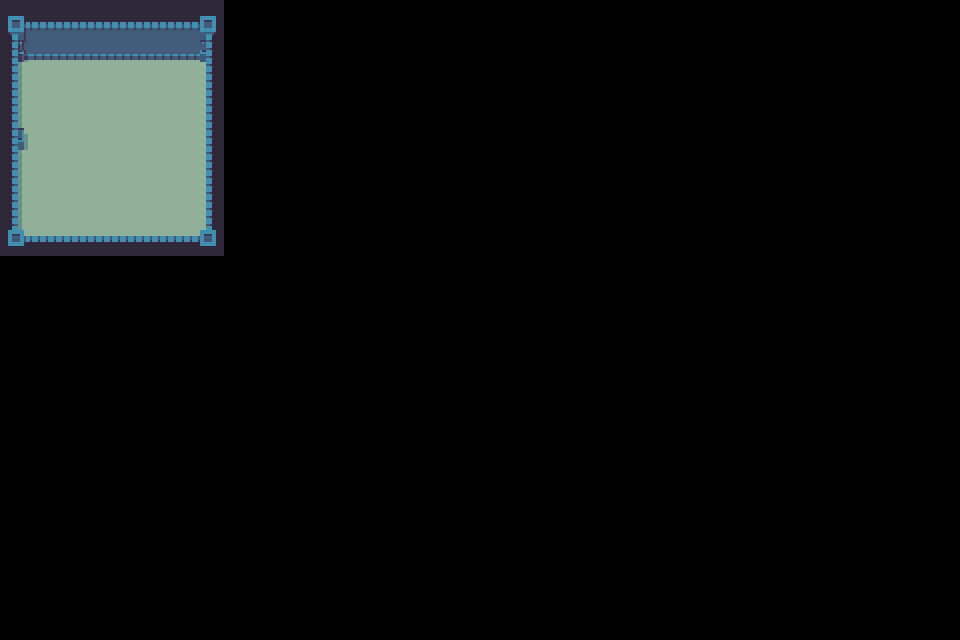

This game map was drawn from its Tiled (.tmx) file and the tilesets committed beside it. A one-line description and the full map source follow:
An orthogonal 30x20 tile map with 32x32 px tiles, 2 tile layers (floors, walls) and 6 objects (entrance1, standardEnter).

<map version="1.10" tiledversion="1.10.1" orientation="orthogonal" renderorder="right-down" width="30" height="20" tilewidth="32" tileheight="32" infinite="0" nextlayerid="6" nextobjectid="19">
 <editorsettings>
  <export target="room4.lua" format="lua" />
 </editorsettings>
 <tileset firstgid="1" name="dungeon_sheet" tilewidth="32" tileheight="32" tilecount="240" columns="24">
  <image source="../dungeon_sheet.png" width="768" height="320" />
 </tileset>
 <layer id="2" name="floors" width="30" height="20">
  <data encoding="csv">
55,55,55,55,55,55,55,0,0,0,0,0,0,0,0,0,0,0,0,0,0,0,0,0,0,0,0,0,0,0,
55,55,55,55,55,55,55,0,0,0,0,0,0,0,0,0,0,0,0,0,0,0,0,0,0,0,0,0,0,0,
55,55,55,55,55,55,55,0,0,0,0,0,0,0,0,0,0,0,0,0,0,0,0,0,0,0,0,0,0,0,
55,55,55,55,55,55,55,0,0,0,0,0,0,0,0,0,0,0,0,0,0,0,0,0,0,0,0,0,0,0,
55,55,55,55,55,55,55,0,0,0,0,0,0,0,0,0,0,0,0,0,0,0,0,0,0,0,0,0,0,0,
55,55,55,55,55,55,55,0,0,0,0,0,0,0,0,0,0,0,0,0,0,0,0,0,0,0,0,0,0,0,
55,55,55,55,55,55,55,0,0,0,0,0,0,0,0,0,0,0,0,0,0,0,0,0,0,0,0,0,0,0,
55,55,55,55,55,55,55,0,0,0,0,0,0,0,0,0,0,0,0,0,0,0,0,0,0,0,0,0,0,0,
0,0,0,0,0,0,0,0,0,0,0,0,0,0,0,0,0,0,0,0,0,0,0,0,0,0,0,0,0,0,
0,0,0,0,0,0,0,0,0,0,0,0,0,0,0,0,0,0,0,0,0,0,0,0,0,0,0,0,0,0,
0,0,0,0,0,0,0,0,0,0,0,0,0,0,0,0,0,0,0,0,0,0,0,0,0,0,0,0,0,0,
0,0,0,0,0,0,0,0,0,0,0,0,0,0,0,0,0,0,0,0,0,0,0,0,0,0,0,0,0,0,
0,0,0,0,0,0,0,0,0,0,0,0,0,0,0,0,0,0,0,0,0,0,0,0,0,0,0,0,0,0,
0,0,0,0,0,0,0,0,0,0,0,0,0,0,0,0,0,0,0,0,0,0,0,0,0,0,0,0,0,0,
0,0,0,0,0,0,0,0,0,0,0,0,0,0,0,0,0,0,0,0,0,0,0,0,0,0,0,0,0,0,
0,0,0,0,0,0,0,0,0,0,0,0,0,0,0,0,0,0,0,0,0,0,0,0,0,0,0,0,0,0,
0,0,0,0,0,0,0,0,0,0,0,0,0,0,0,0,0,0,0,0,0,0,0,0,0,0,0,0,0,0,
0,0,0,0,0,0,0,0,0,0,0,0,0,0,0,0,0,0,0,0,0,0,0,0,0,0,0,0,0,0,
0,0,0,0,0,0,0,0,0,0,0,0,0,0,0,0,0,0,0,0,0,0,0,0,0,0,0,0,0,0,
0,0,0,0,0,0,0,0,0,0,0,0,0,0,0,0,0,0,0,0,0,0,0,0,0,0,0,0,0,0
</data>
 </layer>
 <layer id="1" name="walls" width="30" height="20">
  <data encoding="csv">
6,7,7,7,7,7,8,0,0,0,0,0,0,0,0,0,0,0,0,0,0,0,0,0,0,0,0,0,0,0,
30,31,31,31,31,31,32,0,0,0,0,0,0,0,0,0,0,0,0,0,0,0,0,0,0,0,0,0,0,0,
54,0,0,0,0,0,56,0,0,0,0,0,0,0,0,0,0,0,0,0,0,0,0,0,0,0,0,0,0,0,
54,0,0,0,0,0,56,0,0,0,0,0,0,0,0,0,0,0,0,0,0,0,0,0,0,0,0,0,0,0,
101,0,0,0,0,0,56,0,0,0,0,0,0,0,0,0,0,0,0,0,0,0,0,0,0,0,0,0,0,0,
54,0,0,0,0,0,56,0,0,0,0,0,0,0,0,0,0,0,0,0,0,0,0,0,0,0,0,0,0,0,
54,0,0,0,0,0,56,0,0,0,0,0,0,0,0,0,0,0,0,0,0,0,0,0,0,0,0,0,0,0,
78,79,79,79,79,79,80,0,0,0,0,0,0,0,0,0,0,0,0,0,0,0,0,0,0,0,0,0,0,0,
0,0,0,0,0,0,0,0,0,0,0,0,0,0,0,0,0,0,0,0,0,0,0,0,0,0,0,0,0,0,
0,0,0,0,0,0,0,0,0,0,0,0,0,0,0,0,0,0,0,0,0,0,0,0,0,0,0,0,0,0,
0,0,0,0,0,0,0,0,0,0,0,0,0,0,0,0,0,0,0,0,0,0,0,0,0,0,0,0,0,0,
0,0,0,0,0,0,0,0,0,0,0,0,0,0,0,0,0,0,0,0,0,0,0,0,0,0,0,0,0,0,
0,0,0,0,0,0,0,0,0,0,0,0,0,0,0,0,0,0,0,0,0,0,0,0,0,0,0,0,0,0,
0,0,0,0,0,0,0,0,0,0,0,0,0,0,0,0,0,0,0,0,0,0,0,0,0,0,0,0,0,0,
0,0,0,0,0,0,0,0,0,0,0,0,0,0,0,0,0,0,0,0,0,0,0,0,0,0,0,0,0,0,
0,0,0,0,0,0,0,0,0,0,0,0,0,0,0,0,0,0,0,0,0,0,0,0,0,0,0,0,0,0,
0,0,0,0,0,0,0,0,0,0,0,0,0,0,0,0,0,0,0,0,0,0,0,0,0,0,0,0,0,0,
0,0,0,0,0,0,0,0,0,0,0,0,0,0,0,0,0,0,0,0,0,0,0,0,0,0,0,0,0,0,
0,0,0,0,0,0,0,0,0,0,0,0,0,0,0,0,0,0,0,0,0,0,0,0,0,0,0,0,0,0,
0,0,0,0,0,0,0,0,0,0,0,0,0,0,0,0,0,0,0,0,0,0,0,0,0,0,0,0,0,0
</data>
 </layer>
 <objectgroup id="3" name="bounds">
  <object id="1" x="16" y="16" width="200" height="40" />
  <object id="2" x="208" y="56" width="8" height="184" />
  <object id="3" x="16" y="240" width="200" height="8" />
  <object id="4" x="8" y="16" width="8" height="232" />
 </objectgroup>
 <objectgroup id="5" name="entrances">
  <object id="15" name="entrance1" x="40" y="144">
   <properties>
    <property name="playerEnterRotation" type="int" value="3" />
   </properties>
  </object>
  <object id="16" name="standardEnter" x="40" y="144">
   <properties>
    <property name="playerEnterRotation" type="int" value="3" />
   </properties>
  </object>
 </objectgroup>
 <objectgroup id="4" name="doors" />
</map>
